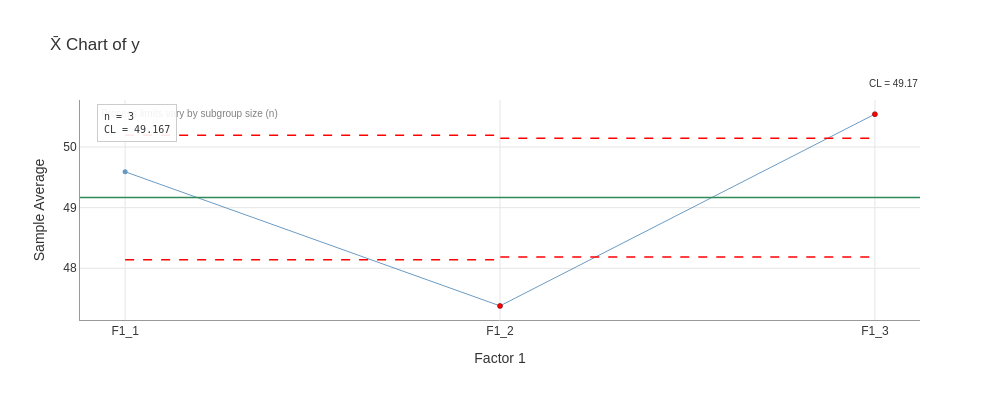

Write notebook code for a chart like this one.
### Code cell
result_f1.plot(chart='Xbar', show_stats=True).show()

### Figure 1 — Plotly figure (JSON) as saved in the notebook; plotly's stock layout.template omitted (floating-point values rounded to 4 significant figures)
{"data": [{"hovertemplate": "%{x}<br>%{y:.3f}<extra></extra>", "line": {"color": "steelblue", "width": 1.0}, "marker": {"color": "steelblue", "size": 5}, "mode": "lines+markers", "name": "Xbar", "opacity": 0.8, "type": "scatter", "x": ["F1_1", "F1_2", "F1_3"], "y": [49.59, 47.38, 50.54]}, {"hovertemplate": "UPL: %{y:.3f}<extra></extra>", "line": {"color": "red", "dash": "dash", "width": 1.5}, "mode": "lines", "name": "UPL (varies)", "showlegend": false, "type": "scatter", "x": ["F1_1", "F1_2", "F1_2", "F1_3", "F1_3"], "y": [50.19, 50.19, 50.15, 50.15, 50.19]}, {"hovertemplate": "LPL: %{y:.3f}<extra></extra>", "line": {"color": "red", "dash": "dash", "width": 1.5}, "mode": "lines", "name": "LPL (varies)", "showlegend": false, "type": "scatter", "x": ["F1_1", "F1_2", "F1_2", "F1_3", "F1_3"], "y": [48.14, 48.14, 48.19, 48.19, 48.14]}, {"hovertemplate": "Beyond Limits<br>%{x}<br>%{y:.3f}<extra></extra>", "marker": {"color": "red", "line": {"color": "darkred", "width": 0.5}, "size": 5, "symbol": "circle"}, "mode": "markers", "name": "Beyond Limits", "showlegend": false, "type": "scatter", "x": ["F1_2", "F1_3"], "y": [47.38, 50.54]}], "layout": {"annotations": [{"bgcolor": "rgba(255,255,255,0.8)", "borderpad": 3, "font": {"color": "gray", "size": 10}, "showarrow": false, "text": "Process limits vary by subgroup size (n)", "x": 0.02, "xref": "paper", "y": 0.98, "yref": "paper"}, {"bgcolor": "rgba(255,255,255,0.7)", "font": {"color": "#333333", "size": 10}, "showarrow": false, "text": "CL = 49.17", "x": 1.0, "xanchor": "right", "xref": "paper", "y": 1.04, "yanchor": "bottom", "yref": "paper"}, {"align": "left", "bgcolor": "rgba(255, 255, 255, 0.9)", "bordercolor": "#CCCCCC", "borderpad": 6, "borderwidth": 1, "font": {"color": "#333333", "family": "monospace", "size": 10}, "showarrow": false, "text": "n = 3<br>CL = 49.167", "x": 0.02, "xanchor": "left", "xref": "paper", "y": 0.98, "yanchor": "top", "yref": "paper"}], "font": {"color": "#333333", "family": "Arial, sans-serif", "size": 12}, "height": 400, "hovermode": "x unified", "margin": {"b": 80}, "paper_bgcolor": "white", "plot_bgcolor": "white", "shapes": [{"line": {"color": "#2E8B57", "dash": "solid", "width": 1.5}, "type": "line", "x0": 0, "x1": 1, "xref": "x domain", "y0": 49.17, "y1": 49.17}], "showlegend": false, "title": {"text": "X̄ Chart of y"}, "width": 1000, "xaxis": {"automargin": true, "gridcolor": "#E5E5E5", "gridwidth": 1.0, "linecolor": "#999999", "linewidth": 1.0, "showgrid": true, "showline": true, "title": {"text": "Factor 1"}, "type": "category"}, "yaxis": {"gridcolor": "#E5E5E5", "gridwidth": 1.0, "linecolor": "#999999", "linewidth": 1.0, "showgrid": true, "showline": true, "title": {"text": "Sample Average"}, "zeroline": false}}}
